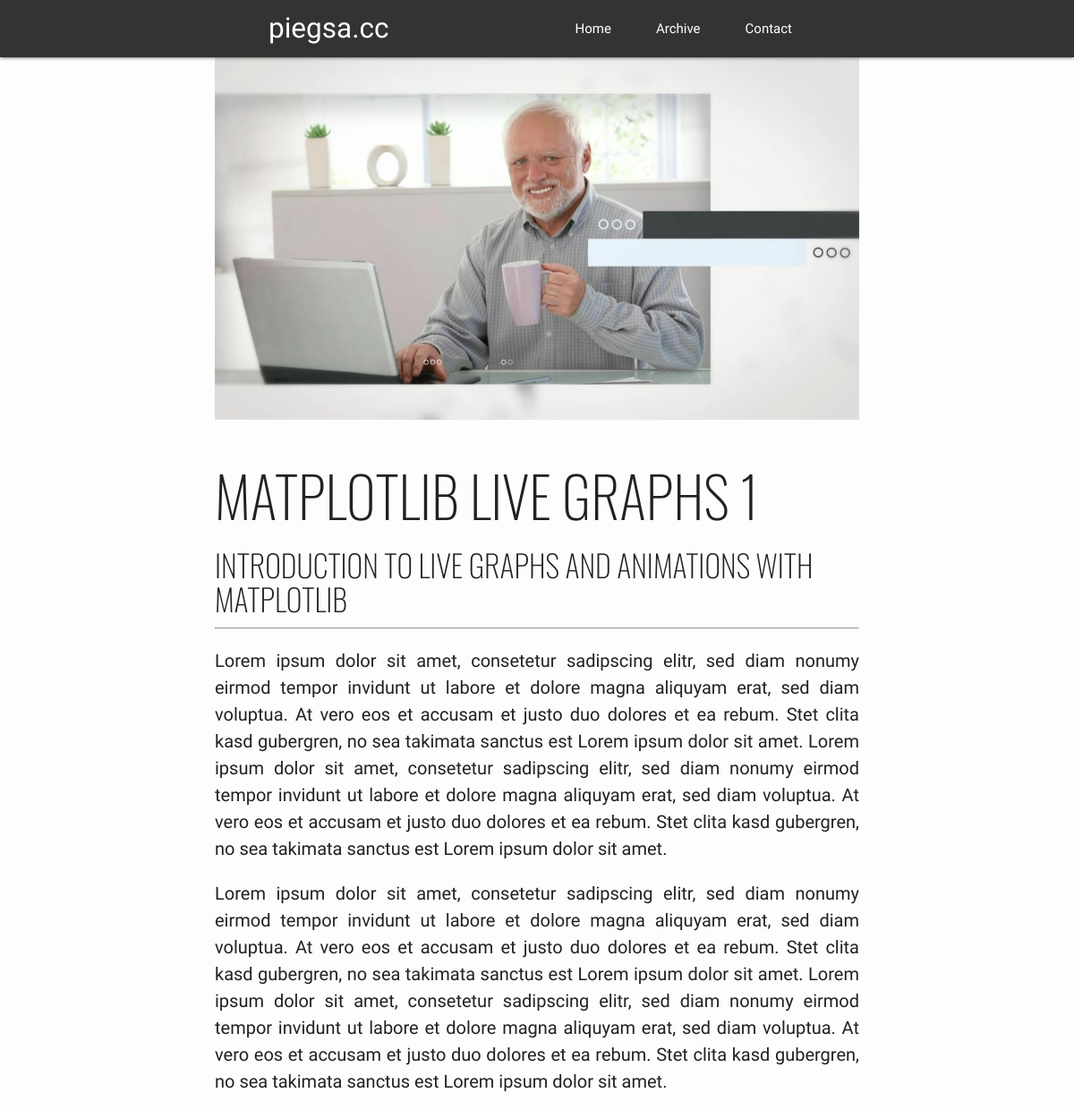
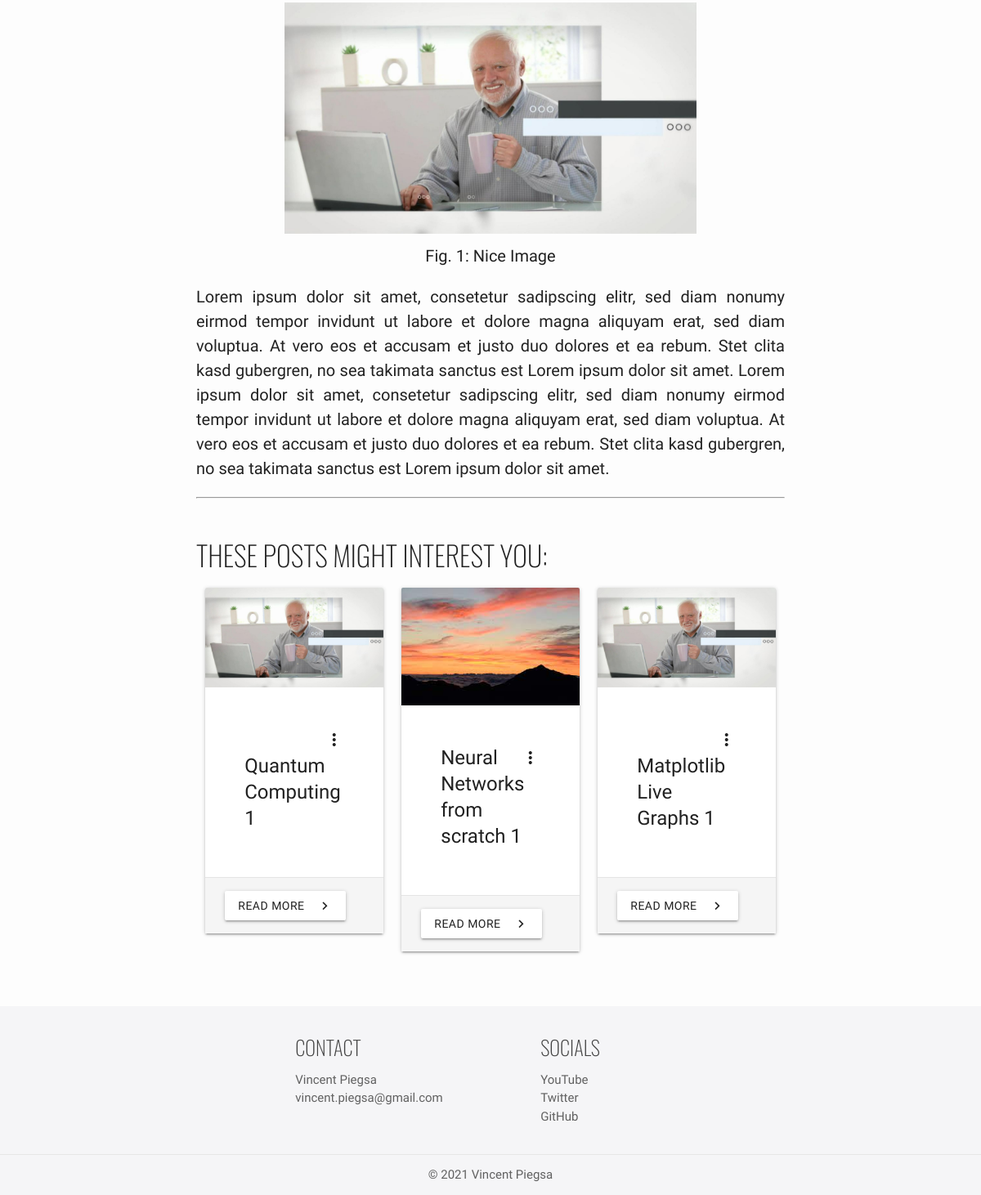
Screenshot of /archive/post_3 with the database file from the repository (2 pictures, top to bottom).
### components/models.py (models this page shows)
class Post(db.Model):
	id = db.Column(db.Integer, primary_key=True)
	title = db.Column(db.String(128), unique=True, nullable=False)
	subtitle = db.Column(db.String(256), nullable=False)
	img = db.Column(db.String(256), nullable=False)
	url = db.Column(db.String(256), unique=True)
	pub_date = db.Column(db.DateTime, nullable=False, default=datetime.utcnow)
	def __repr__(self):
		return f'Post #{self.id}: {self.title}, published on {self.pub_date}'

### components/blog/views.py (the view)
@blog.route('/archive/<post>')
def archive_post(post):
	a = Post.query.filter_by(url=post).first()
	print(a)
	return render_template(f'blog/posts/{post}.html', post=Post.query.filter_by(url=post).first(), recommended_posts=Post.query.all()[:3])

### components/templates/blog/posts/post_3.html
{% extends "post.html" %}
{% block post_body %}
<div id="post-body">
	<p class="flow-text">
		Lorem ipsum dolor sit amet, consetetur sadipscing elitr, sed diam nonumy eirmod tempor invidunt ut labore et dolore magna aliquyam erat, sed diam voluptua. At vero eos et accusam et justo duo dolores et ea rebum. Stet clita kasd gubergren, no sea takimata sanctus est Lorem ipsum dolor sit amet. Lorem ipsum dolor sit amet, consetetur sadipscing elitr, sed diam nonumy eirmod tempor invidunt ut labore et dolore magna aliquyam erat, sed diam voluptua. At vero eos et accusam et justo duo dolores et ea rebum. Stet clita kasd gubergren, no sea takimata sanctus est Lorem ipsum dolor sit amet.
	</p>
	<p class="flow-text">
		Lorem ipsum dolor sit amet, consetetur sadipscing elitr, sed diam nonumy eirmod tempor invidunt ut labore et dolore magna aliquyam erat, sed diam voluptua. At vero eos et accusam et justo duo dolores et ea rebum. Stet clita kasd gubergren, no sea takimata sanctus est Lorem ipsum dolor sit amet. Lorem ipsum dolor sit amet, consetetur sadipscing elitr, sed diam nonumy eirmod tempor invidunt ut labore et dolore magna aliquyam erat, sed diam voluptua. At vero eos et accusam et justo duo dolores et ea rebum. Stet clita kasd gubergren, no sea takimata sanctus est Lorem ipsum dolor sit amet.
	</p>
	<div class="container">
		<img class="responsive-img" src="{{ url_for('static', filename=post.img) }}">
		<figcaption style="text-align: center; font-size: 20px; margin-top: 5px;">Fig. 1: Nice Image</figcaption>
	</div>
	<p class="flow-text">
		Lorem ipsum dolor sit amet, consetetur sadipscing elitr, sed diam nonumy eirmod tempor invidunt ut labore et dolore magna aliquyam erat, sed diam voluptua. At vero eos et accusam et justo duo dolores et ea rebum. Stet clita kasd gubergren, no sea takimata sanctus est Lorem ipsum dolor sit amet. Lorem ipsum dolor sit amet, consetetur sadipscing elitr, sed diam nonumy eirmod tempor invidunt ut labore et dolore magna aliquyam erat, sed diam voluptua. At vero eos et accusam et justo duo dolores et ea rebum. Stet clita kasd gubergren, no sea takimata sanctus est Lorem ipsum dolor sit amet.
	</p>
</div>
{% endblock %}

### components/templates/post.html (shortened to what this page needs)
{% extends "layout.html" %}
{% block content %}
{% if post %}
<div id="post-head">
	{% if post.img %}
		<img class="responsive-img" src="{{ url_for('static', filename=post.img) }}">
	{% endif %}
	<h1>{{ post.title }}</h1>
	<h4>{{ post.subtitle }}</h4>
</div>
<hr/>
{% block post_body %}
{% endblock %}
<hr/>
<div id="post-foot" style="margin-top: 50px;">
	<h4>These posts might interest you:</h4>
	<div class="row">
		{% for recommended_post in recommended_posts %}
		<div class="col l4 s12" style="height: 450px;">
			<div class="card hoverable sticky-action">
				<div class="card-image waves-effect waves-block waves-light">
					<img class="activator responsive-img thumbnail" src="{{ url_for('static', filename=recommended_post.img) }}">
				</div>
				<div class="card-content">
					<div class="card-content">
						<div class="card-title activator grey-text text-darken-4">
							<i class="material-icons right">more_vert</i>
							<p style="width: 90%;">{{ recommended_post.title }}</p>
						</div>
					</div>
				</div>
				<div class="card-action grey lighten-4">
					<a class="btn waves-effect waves-dark grey-text text-darken-4 white" href="{{ url_for('blog.archive_post', post=recommended_post.url) }}">Read More<i class="material-icons right">chevron_right</i></a>
				</div>
				</div>
		</div>
		{% endfor %}
	</div>
</div>
{% endif %}
{% endblock %}

### components/templates/layout.html (style rules this page uses)
body { display: flex; min-height: 100vh; flex-direction: column; font-family: 'Work Sans', sans-serif; background-color: rgb(253, 253, 253); }
h1, h2, h3, h4, h5, h6 { font-family: 'Oswald', sans-serif; text-transform: uppercase; font-weight: 100; }
.flow-text { font-size: 20px; text-align: justify; }
img.thumbnail { max-height: 200px; overflow: hidden; }

### rows the page displays
Post: img (picture), title "MATPLOTLIB LIVE GRAPHS 1", subtitle "INTRODUCTION TO LIVE GRAPHS AND ANIMATIONS WITH MATPLOTLIB", title "Matplotlib Live Graphs 1"
Post: img (picture), title "Quantum Computing 1"
Post: img (picture), title "Neural Networks from scratch 1"
